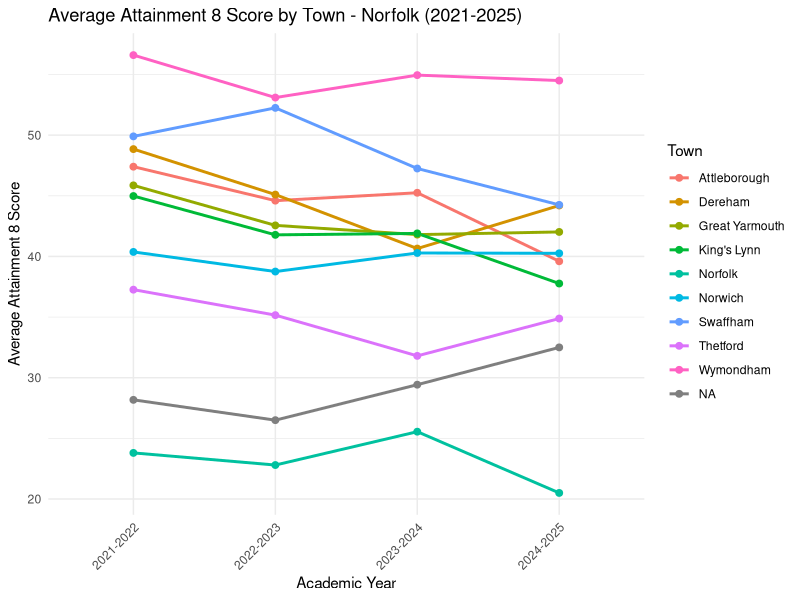
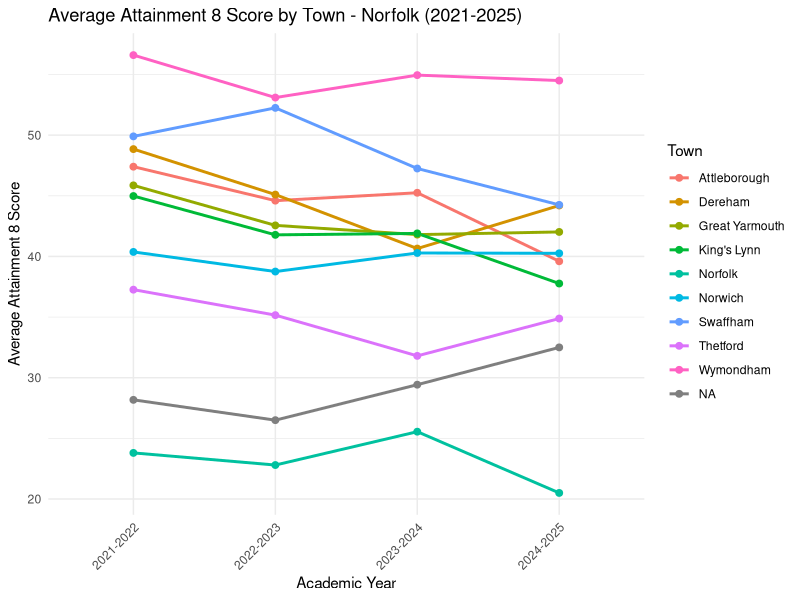

R code for these plots, in order:
# Load libraries
library(readr)
library(dplyr)
library(ggplot2)

# Load the cleaned education data
education <- read_csv("Clean Data/education_clean.csv")

# Filter to Norfolk only
norfolk_edu <- education %>%
  filter(county == "NORFOLK")

nrow(norfolk_edu)

# Check how many schools per town (too many towns = messy chart)
town_counts <- norfolk_edu %>%
  count(town) %>%
  arrange(desc(n))

print(town_counts)
nrow(town_counts)

# Keep only towns with a decent number of schools across all years
top_towns <- town_counts %>%
  filter(n >= 8) %>%
  pull(town)

norfolk_filtered <- norfolk_edu %>%
  filter(town %in% top_towns)

length(unique(norfolk_filtered$town))

# Calculate average Attainment 8 score per town, per year
norfolk_avg <- norfolk_filtered %>%
  group_by(town, year) %>%
  summarise(avg_att8 = mean(att8_score, na.rm = TRUE), .groups = "drop")

print(norfolk_avg)

# Create the line chart
line_chart <- ggplot(norfolk_avg, aes(x = year, y = avg_att8, color = town, group = town)) +
  geom_line(linewidth = 1) +
  geom_point(size = 2) +
  labs(
    title = "Average Attainment 8 Score by Town - Norfolk (2021-2025)",
    x = "Academic Year",
    y = "Average Attainment 8 Score",
    color = "Town"
  ) +
  theme_minimal() +
  theme(axis.text.x = element_text(angle = 45, hjust = 1))

print(line_chart)

# Save the chart
ggsave("Charts (Visualizations)/education_linechart_norfolk.png", line_chart, width = 10, height = 6, dpi = 300)
